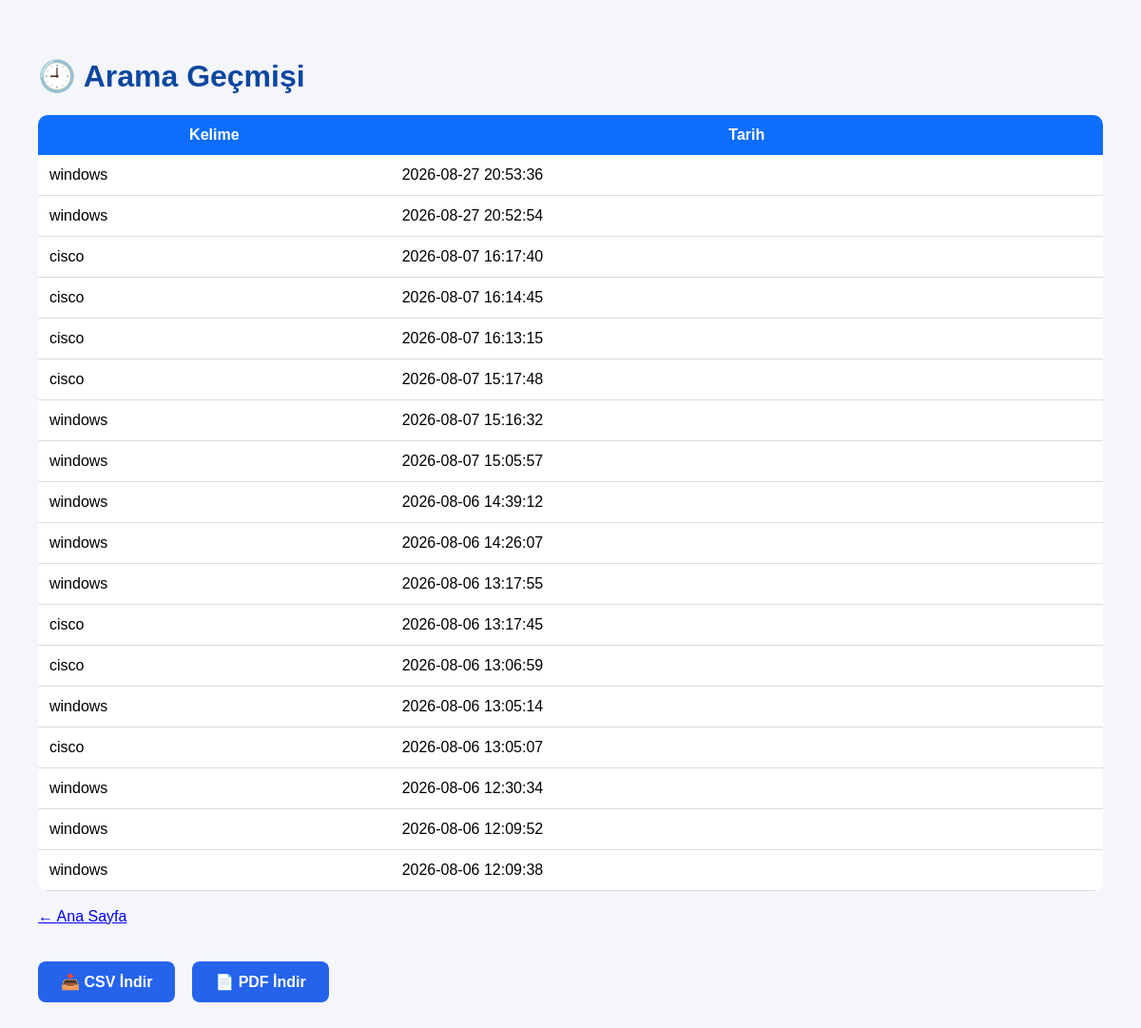
Before: /history with the older database file.
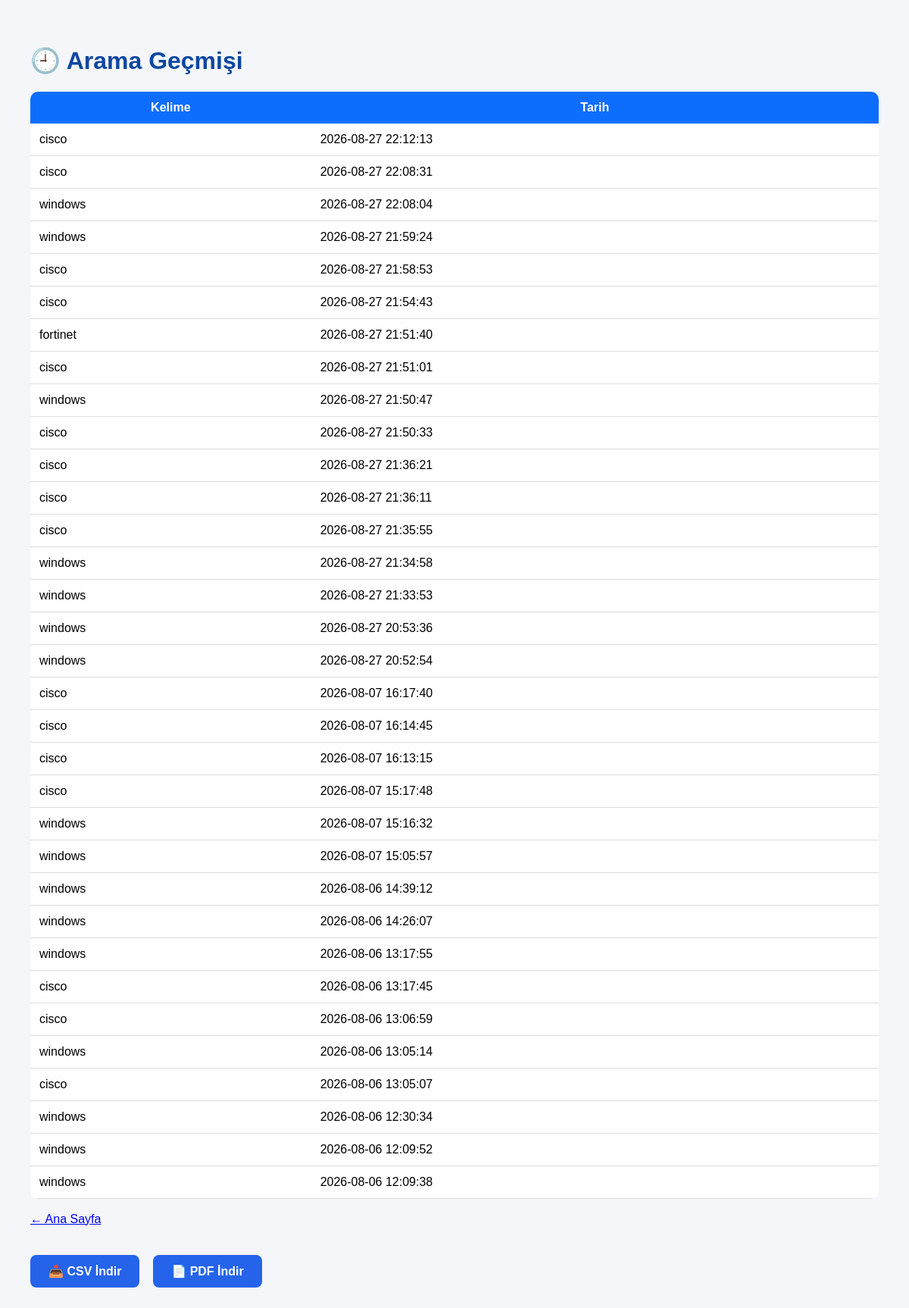
After: the same page with the newer database file.
### tables this page shows
CREATE TABLE searches (
            id INTEGER PRIMARY KEY AUTOINCREMENT,
            keyword TEXT NOT NULL,
            search_date TIMESTAMP DEFAULT CURRENT_TIMESTAMP
        );

### main.py (the view)
@app.route("/history")
def history():
    searches = get_searches()
    return render_template(
        "history.html",
        searches=searches
    )

### database.py (called while the page is built)
def get_searches():
    conn = sqlite3.connect(DB_NAME)
    cursor = conn.cursor()
    cursor.execute("""
        SELECT keyword, search_date
        FROM searches
        ORDER BY id DESC
    """)
    rows = cursor.fetchall()
    conn.close()
    return rows

### templates/history.html (shortened to what this page needs)
<!DOCTYPE html>
<html lang="tr">
<head>
    <link rel="stylesheet"
          href="{{ url_for('static', filename='css/style.css') }}">
</head>
<body>
<div class="container">
<h1>🕘 Arama Geçmişi</h1>
<table>
<tr>
<th>Kelime</th>
<th>Tarih</th>
</tr>
{% for row in searches %}
<tr>
<td>{{ row[0] }}</td>
<td>{{ row[1] }}</td>
</tr>
{% endfor %}
</table>
<br>
<a href="/">← Ana Sayfa</a>
<br><br>
<a class="history-button" href="/download-csv">
    📥 CSV İndir
</a>
<a class="history-button" href="/download-pdf">
    📄 PDF İndir
</a>
</div>
</body>
</html>

### static/css/style.css (style rules this page uses)
body { margin:0; padding:40px; background:#f4f6f9; font-family:Arial, Helvetica, sans-serif; }
h1 { color:#0d47a1; }
table { width:100%; border-collapse:collapse; background:white; border-radius:10px; overflow:hidden; }
th { background:#0d6efd; color:white; padding:12px; }
td { padding:12px; border-bottom:1px solid #ddd; }
.history-button { display:inline-block; margin-top:20px; padding:12px 24px; background:#2563eb; color:white; text-decoration:none; border-radius:8px; font-weight:bold; transition:0.3s; }

Changed rows visible on the page:
added searches: keyword "cisco", search_date "2026-08-27 22:12:13"
added searches: keyword "cisco", search_date "2026-08-27 22:08:31"
added searches: keyword "windows", search_date "2026-08-27 22:08:04"
added searches: keyword "windows", search_date "2026-08-27 21:59:24"
added searches: keyword "cisco", search_date "2026-08-27 21:58:53"
added searches: keyword "cisco", search_date "2026-08-27 21:54:43"
added searches: keyword "fortinet", search_date "2026-08-27 21:51:40"
added searches: keyword "cisco", search_date "2026-08-27 21:51:01"
added searches: keyword "windows", search_date "2026-08-27 21:50:47"
added searches: keyword "cisco", search_date "2026-08-27 21:50:33"
added searches: keyword "cisco", search_date "2026-08-27 21:36:21"
added searches: keyword "cisco", search_date "2026-08-27 21:36:11"
added searches: keyword "cisco", search_date "2026-08-27 21:35:55"
added searches: keyword "windows", search_date "2026-08-27 21:34:58"
added searches: keyword "windows", search_date "2026-08-27 21:33:53"
